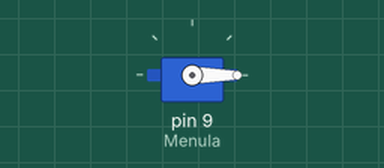
A sketch run on a simulated Arduino Uno, built with avr-gcc and run on an emulated ATmega328P. Shown: servo.

Above: at 0.05 s.
At 1.5 s:
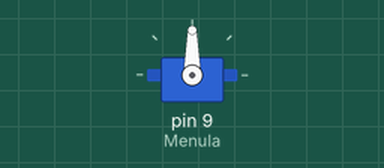
At 3.0 s:
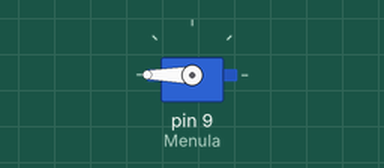
Timing chart, 0 to 6.9 s (numbered marks = the images above):
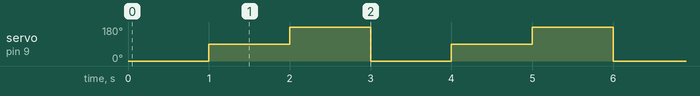

Measured:
- by itself, servo on pin 9 (Menula): repeats every 3.0 s: 180° 1.0 s, 0° 1.0 s, 90° 1.0 s

The sketch:

sketch_jun12a.ino
```cpp
#include<Servo.h>

Servo Menula;

void setup() {
  Menula.attach(9);


}

void loop() {

  Menula.write(0);
  delay(1000);
  Menula.write(90);
  delay(1000);
  Menula.write(180);
  delay(1000);

}
```

arduino_LDR_code_.c
```cpp
// Interfacing Arduino uno with LDR sensor

const int ledPin = 5; // digital pin 5
const int ldrPin = A0; // analog pin 0

void setup() { //  Void setup function will only run once, after each powerup or reset of the Arduino board.

Serial.begin(9600);

pinMode(ledPin, OUTPUT); // Here LED is determined as an ouput or an indicator.

pinMode(ldrPin, INPUT); // Here LDR sensor is determined as input.

}

void loop() { // Void loop is ran again and again and contains main code.

int ldrStatus = analogRead(ldrPin);

if (ldrStatus <= 200) {

digitalWrite(ledPin, HIGH); // If LDR senses darkness led pin high that means led will glow.

Serial.print("Darkness over here,turn on the LED : ");

Serial.println(ldrStatus);

} else {

digitalWrite(ledPin, LOW); // If LDR senses light led pin low that means led will stop glowing.

Serial.print("There is sufficeint light , turn off the LED : ");

Serial.println(ldrStatus);

}

}
```
